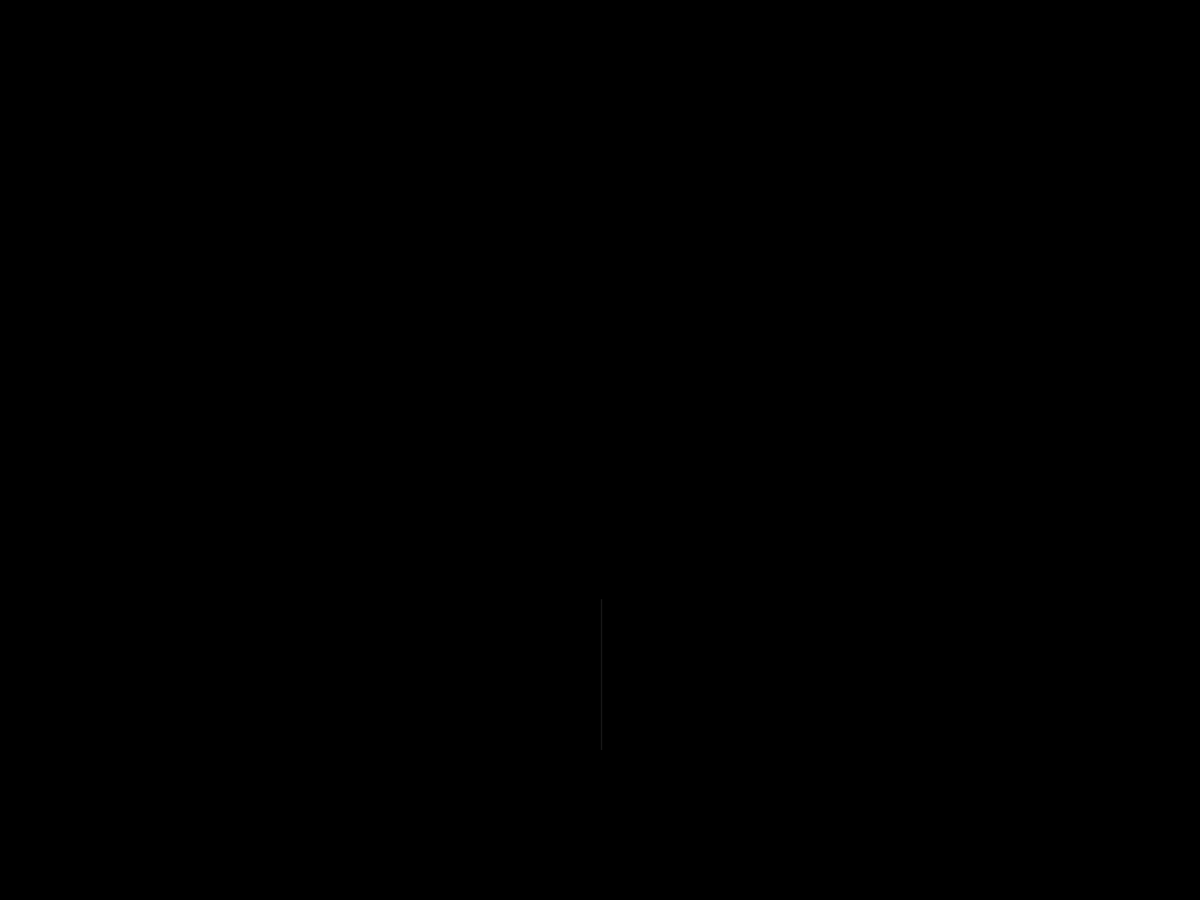
Frame 1 (no input)
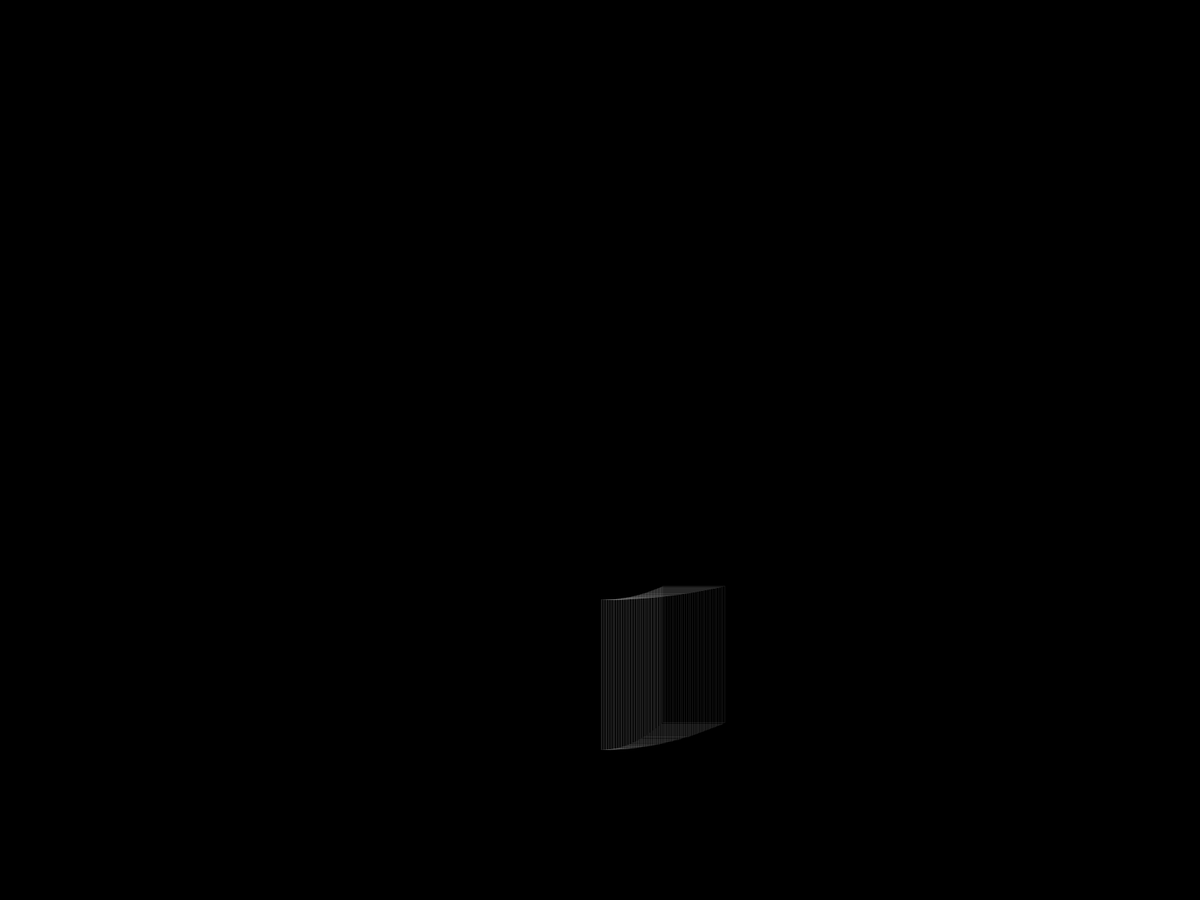
Frame 60 (the mouse pressed at the canvas centre just before this capture)
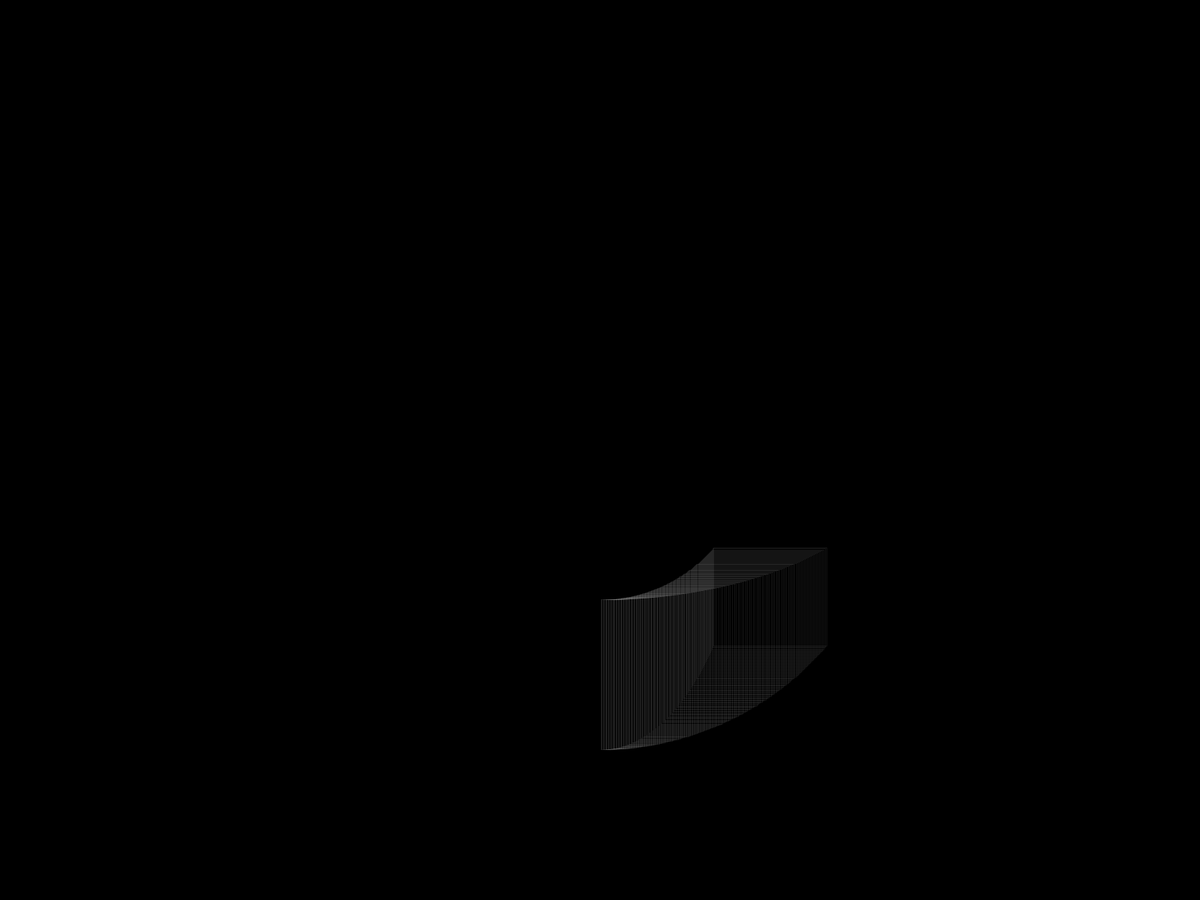
Frame 120 (the mouse held since frame 60 and released just before this capture)

The Processing sketch that drew these frames (run headless with seeded random() and noise(); from frame 60 on, the mouse is pressed at the canvas centre):

// Processing sketch: mySketch
// ── mySketch.pde
float rand1, rand2, rand3;

void setup(){
	fullScreen();
  frameRate(6000);
  background(0);
	stroke(255,20);
  noFill();
}

void draw(){
  float t = (float)frameCount;

  translate(width/2, height/2);
  
  // try to play around with rotate!!!
  //rotate(t/200);
	//rotate(t/113);
	//rotate(t/13);
	//rotate(t/313);
  
  rect(sin(t/140)*200, cos(t/140)*200, sin(t/140)*200, cos(t/140)*200);
  //rect(sin(t/140)*200, cos(t/140)*200, atan(t/140)*200, cos(t/140)*200);
}
